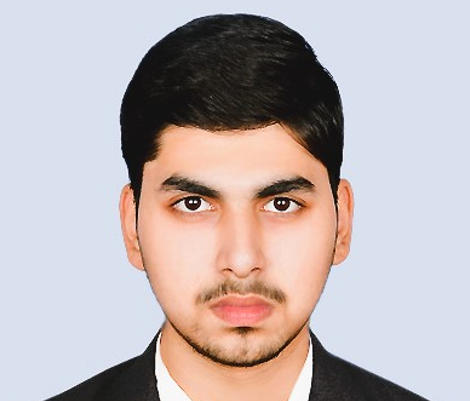
#> input picture shoaib.png, 470 x 401 px, found by its file name
$ jupyter execute --allow-errors 'IMAGE_COLOR_CONVERSIONS_CODING .ipynb'
#> lines starting #> are read from the running program, lines starting #| are printed output that depends on the picture
[cell 1]
import cv2
image = cv2.imread('Desktop/dipt/COLOR_CONVERSIONS_OF-IMAGE/shoaib.png', 1)
#> image is the input picture: shape (401, 470, 3); mean B, G, R 180.3, 179.7, 189.3
if image is None:
    print("Error: Image not found. Please check the file path.")
else:
    image = cv2.resize(image, (200, 300))
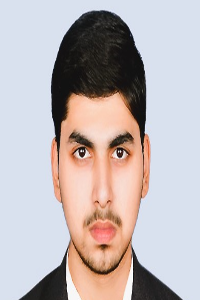
#> image: shape (300, 200, 3); mean B, G, R 180.3, 179.6, 189.2
    cv2.imshow('Shaik Shoaib Nawaz', image)
    cv2.waitKey(0)
    cv2.destroyAllWindows()

#> (a cell that did not finish here is left out)

#> (a cell that did not finish here is left out)

#> (a cell that did not finish here is left out)

#> (a cell that did not finish here is left out)

[cell 6]
import cv2
img = cv2.imread('Desktop/dipt/COLOR_CONVERSIONS_OF-IMAGE/shoaib.png',1)
img = cv2.resize(img,(300,200))
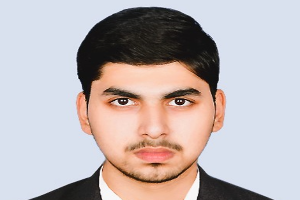
#> img: shape (200, 300, 3); mean B, G, R 180.3, 179.6, 189.2
cv2.imshow('Original Image',img)
hsv1 = cv2.cvtColor(img,cv2.COLOR_BGR2HSV)
#> hsv1: shape (200, 300, 3); mean H, S, V 74.5, 44.3, 201.5
cv2.imshow('BGR2HSV',hsv1)
hsv2 = cv2.cvtColor(img,cv2.COLOR_RGB2HSV)
#> hsv2: shape (200, 300, 3); mean H, S, V 49.2, 44.3, 201.5
cv2.imshow('RGB2HSV',hsv2)
gray1 = cv2.cvtColor(img,cv2.COLOR_BGR2GRAY)
cv2.imshow('BGR2GRAY',gray1)
gray2 = cv2.cvtColor(img,cv2.COLOR_RGB2GRAY)
cv2.imshow('RGB2GRAY',gray2)
cv2.waitKey(0)
cv2.destroyAllWindows()

[cell 7]
import cv2
img = cv2.imread('Desktop/dipt/COLOR_CONVERSIONS_OF-IMAGE/shoaib.png')
img = cv2.resize(img,(300,200))
img = cv2.cvtColor(img,cv2.COLOR_BGR2HSV)
cv2.imshow('Original HSV Image',img)
RGB = cv2.cvtColor(img,cv2.COLOR_HSV2RGB)
cv2.imshow('2HSV2BGR',RGB)
BGR = cv2.cvtColor(img,cv2.COLOR_HSV2BGR)
cv2.imshow('HSV2RGB',BGR)
cv2.waitKey(0)
cv2.destroyAllWindows()

[cell 8]
import cv2
img = cv2.imread('Desktop/dipt/COLOR_CONVERSIONS_OF-IMAGE/shoaib.png')
img = cv2.resize(img,(300,200))
cv2.imshow('Original RGB Image',img)
YCrCb1 = cv2.cvtColor(img, cv2.COLOR_BGR2YCrCb)
#> YCrCb1: shape (200, 300, 3); mean of channels 0, 1, 2 182.5, 132.8, 126.8
cv2.imshow('RGB-2-YCrCb',YCrCb1)
YCrCb2 = cv2.cvtColor(img, cv2.COLOR_RGB2YCrCb)
#> YCrCb2: shape (200, 300, 3); mean of channels 0, 1, 2 180.9, 127.5, 132.8
cv2.imshow('BGR-2-YCrCb',YCrCb2)
cv2.waitKey(0)
cv2.destroyAllWindows()

[cell 9]
import cv2
img = cv2.imread('Desktop/dipt/COLOR_CONVERSIONS_OF-IMAGE/shoaib.png',1)
img = cv2.resize(img,(300,200))
R = img[:,:,2]
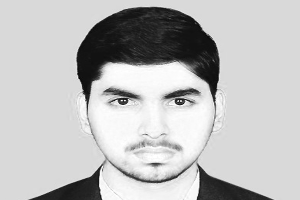
#> R: shape (200, 300); min 2, max 255, mean 189.2
G = img[:,:,1]
B = img[:,:,0]
cv2.imshow('R-Channel',R)
cv2.imshow('G-Channel',G)
cv2.imshow('B-Channel',B)
merged = cv2.merge((B,G,R))
cv2.imshow('Merged RGB image',merged)
cv2.waitKey(0)
cv2.destroyAllWindows()

[cell 10]
import cv2
img = cv2.imread("Desktop/dipt/COLOR_CONVERSIONS_OF-IMAGE/shoaib.png",1)
img = cv2.resize(img,(300,200))
img=cv2.cvtColor(img,cv2.COLOR_RGB2HSV)
H,S,V=cv2.split(img)
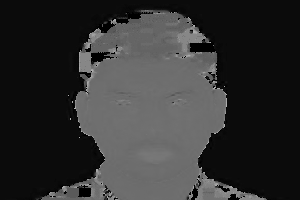
#> H: shape (200, 300); min 0, max 179, mean 49.2
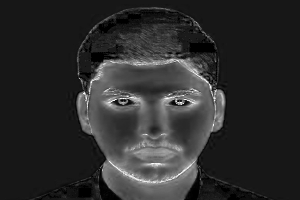
#> S: shape (200, 300); min 0, max 255, mean 44.3
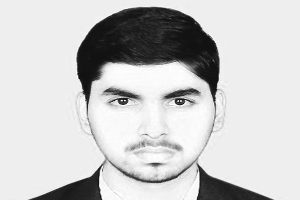
#> V: shape (200, 300); min 7, max 255, mean 201.5
cv2.imshow('Hue',H)
cv2.imshow('Saturation',S)
cv2.imshow('Value',V)
merged = cv2.merge((H,S,V))
cv2.imshow('Merged',merged)
cv2.waitKey(0)
cv2.destroyAllWindows()

[cell 11]
#wk-1

[cell 12]
import cv2
import numpy as np

def load_and_divide_images(image_path1, image_path2, output_dir):
    """
    Loads two images, divides them into four quadrants, swaps the quadrants, and resizes the final images.

    Args:
        image_path1: Path to the first image.
        image_path2: Path to the second image.
        output_dir: Directory to save the output images.
    """
#> called with output_dir = 'output'

    # Load the images
    img1 = cv2.imread("Desktop/dipt/COLOR_CONVERSIONS_OF-IMAGE/rose.jpeg")
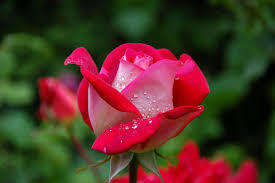
#> input picture rose.jpeg, 275 x 183 px, found by its file name
#> img1 is the input picture: shape (183, 275, 3); mean B, G, R 38.2, 51.4, 81.5
    img2 = cv2.imread("Desktop/dipt/COLOR_CONVERSIONS_OF-IMAGE/rose2.jpg")
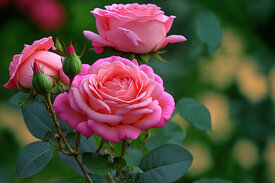
#> input picture rose2.jpg, 275 x 183 px, found by its file name
#> img2 is the input picture: shape (183, 275, 3); mean B, G, R 59.9, 74, 85.4

    # Check if the images have the same size
    if img1.shape != img2.shape:
        raise ValueError("Images must have the same size.")

    # Get the dimensions of the images
    height, width, channels = img1.shape
#> height = 183; width = 275; channels = 3

    # Calculate the quadrant dimensions
    quadrant_height = height // 2
#> quadrant_height = 91
    quadrant_width = width // 2
#> quadrant_width = 137

    # Divide the images into quadrants
    quadrants1 = [
        img1[:quadrant_height, :quadrant_width],
        img1[:quadrant_height, quadrant_width:],
        img1[quadrant_height:, :quadrant_width],
        img1[quadrant_height:, quadrant_width:]
    ]

    quadrants2 = [
        img2[:quadrant_height, :quadrant_width],
        img2[:quadrant_height, quadrant_width:],
        img2[quadrant_height:, :quadrant_width],
        img2[quadrant_height:, quadrant_width:]
    ]

    # Swap the quadrants
    quadrants1[0], quadrants2[3] = quadrants2[3], quadrants1[0]
    quadrants1[1], quadrants2[2] = quadrants2[2], quadrants1[1]

    # Create the final images
    final_img1 = np.vstack([np.hstack(quadrants1[:2]), np.hstack(quadrants1[2:])])
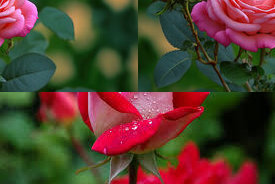
#> final_img1: shape (184, 275, 3); mean of channels 0, 1, 2 47.3, 63.2, 84; drawn as B, G, R
    final_img2 = np.vstack([np.hstack(quadrants2[:2]), np.hstack(quadrants2[2:])])
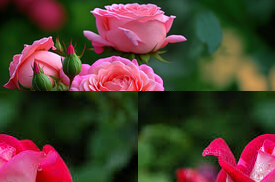
#> final_img2: shape (182, 275, 3); mean of channels 0, 1, 2 50.8, 62.2, 82.9; drawn as B, G, R

    # Get the last four digits of your registration number
    registration_number = 212222240094  # Replace with your actual registration number
    new_size = (registration_number % 10000 // 100, registration_number % 100)

    # Resize the final images
    final_img1 = cv2.resize(final_img1, new_size)
    final_img2 = cv2.resize(final_img2, new_size)

    # Save the final images
    cv2.imwrite(f"{output_dir}/R1.jpg", final_img1)
    cv2.imwrite(f"{output_dir}/R2.jpg", final_img2)

# Example usage
image_path1 = "Desktop/dipt/COLOR_CONVERSIONS_OF-IMAGE/rose.jpeg"
image_path2 = "Desktop/dipt/COLOR_CONVERSIONS_OF-IMAGE/rose2.jpg"
output_dir = "output"

#> (the rest of this cell did not finish here and is left out)
